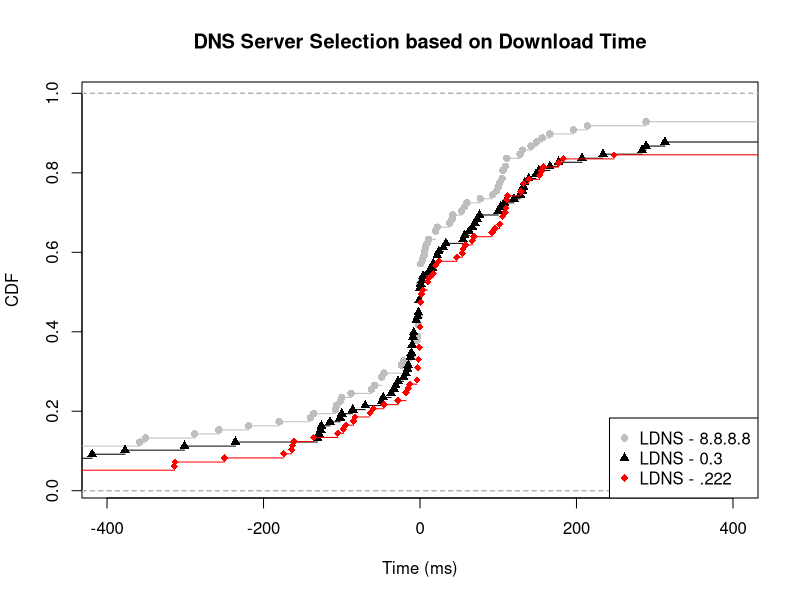

The R script that drew this image:
ldns_google <- c(0, -2, -1, -1, 53, 0, 166, -351, -24, -108, 495, 128, -1046, 106, -11070, 1, 142, 0, 9, 111, 131, -1615, 196, -21, -107, -180, 11, 98, 22, 106, -49, -562, -257, -49, -1030, -288, 7, 0, 41, 289, -4, -136, -4, 1, -58, -3, 214, 0, -1000, 105, 38, -88, 20, -1031, 1122, 1141, -1063, -358, 93, -1057, 100, 1191, 1098, -4, 20, -11, 1, 77, 109, -140, 0, -46, 57, 3, -102, 0, 156, 853, -1063, -62, 0, -2, 149, -2, 1, 42, 111, 102, 1, -219, -24, 60, -100, -4, 5, -639, 1545, 6)

ldns_03 <- c(22, -419, -377, 33, -12, -126, 234, 166, -70, -15, 108, 495, 128, -115, -447, 1223, 16, 152, 0, 70, -2, 131, -1112, 76, -813, 17, -5, 11, 134, 22, 4, -102, 535, -86, 1063, -1156, -8, -11, 100, 289, 1224, 73, 284, -1, -47, -10, 1241, 3, -113256, -2014, -3, 139, -33, 702, 962, -31, 2703, -129, 103, -127, -5, 1206, 695, 207, 57, -10, 67, -913, 0, 30, 0, 55, -1, -1, -100, 1, -855, -49, 63, -16, -9, 148, 313, -131, -37, -9, -18, -21, 132, 120, 24, 177, -12, -5, -28, 1014, -301, -236)

ldns_222 <- c(1, -2, -314, -1, 10, -1, -161, -60, -136, -85, -2, 112, -13, 1046, 106, 1223, 1, 129, 1, 1110, 111, 12, -174, 248, -250, -98, 20, -3, 96, 0, 47, -570, -46, 1063, -64, -105, 0, -28, -1604, 1128, -83, 1, 2, 158, -1, 183, 153, -14834, -1099, -18, 139, 20, 1031, 980, -15, 2703, 1049, 92, 906, -3, 1369, 968, -3, 58, 2, 67, 69, 109, 132, 0, 55, 4, 1, -164, 1, 54, 17, 912, 110, -4, -163, -313, -95, 0, 106, 111, 102, 132, -989, 24, 177, 0, -18, 10, 873, 155, 1085)

ldns_google_val = ecdf(ldns_google)
ldns_03_val = ecdf(ldns_03)
ldns_222_val = ecdf(ldns_222)

plot(ldns_google_val, lty=1, col="grey", pch = 16, xlab="Time (ms)", ylab="CDF", main="DNS Server Selection based on Download Time", xlim=c(-400, 400))
lines(ldns_03_val, pch = 17, col = "black")
lines(ldns_222_val, pch = 18, col = "red")

legend("bottomright",  pch = c(16, 17, 18), legend=c("LDNS - 8.8.8.8", "LDNS - 0.3", "LDNS - .222"), col=c("grey", "black", "red"))
